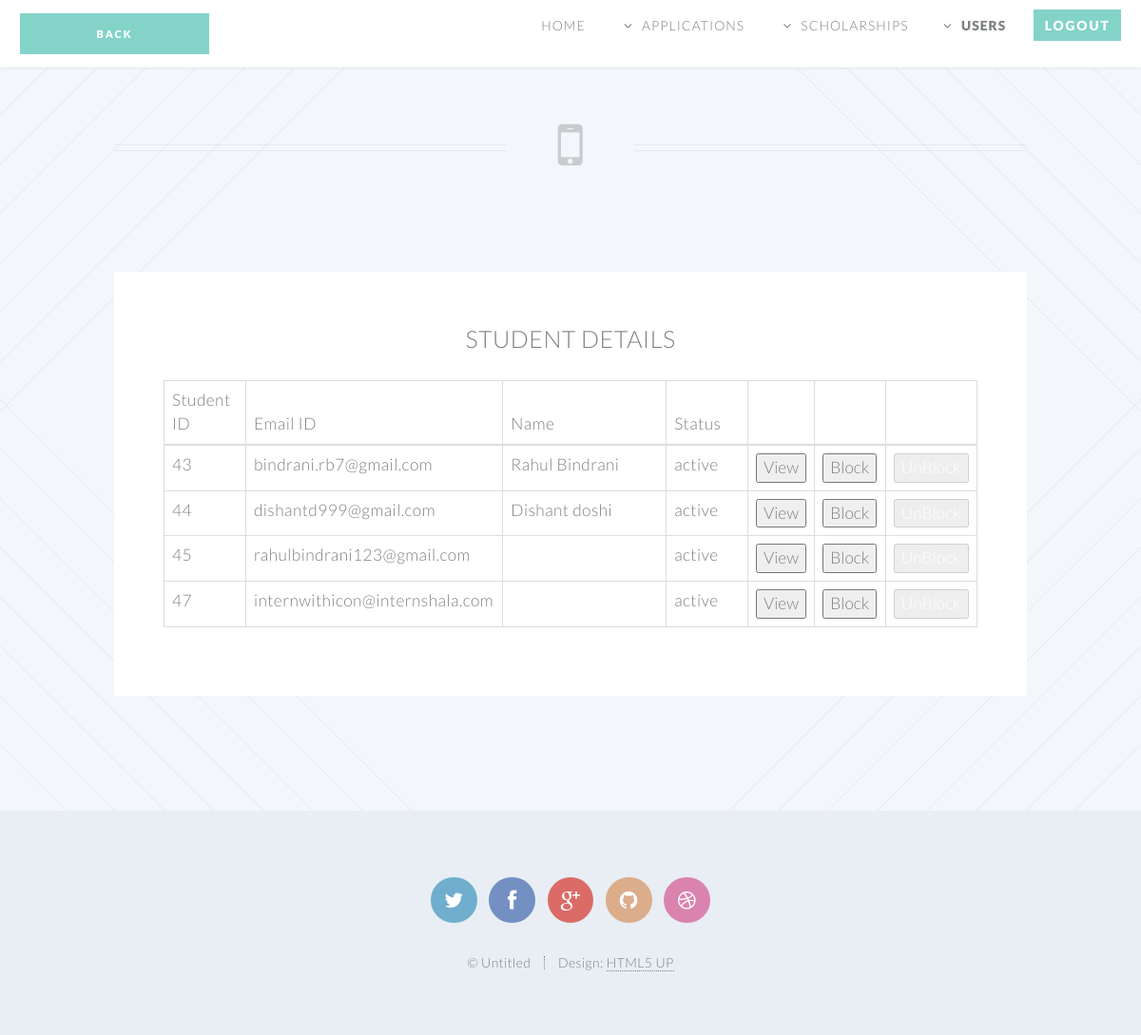
Page /tempStudentShow.php on the committed database.
### tables this page shows
CREATE TABLE `student` (
  `studentID` int(11) NOT NULL,
  `upMail` varchar(255) NOT NULL,
  `password` text NOT NULL,
  `firstName` varchar(255) NOT NULL,
  `middleName` varchar(255) NOT NULL,
  `lastName` varchar(255) NOT NULL,
  `nationality` varchar(255) DEFAULT NULL,
  `gender` varchar(255) DEFAULT NULL,
  `birthDate` date DEFAULT NULL,
  `birthPlace` varchar(255) DEFAULT NULL,
  `presStreetAddr` varchar(255) DEFAULT NULL,
  `presProvCity` varchar(255) DEFAULT NULL,
  `presRegion` varchar(255) DEFAULT NULL,
  `permStreetAddr` varchar(255) DEFAULT NULL,
  `permProvCity` varchar(255) DEFAULT NULL,
  `permRegion` varchar(255) DEFAULT NULL,
  `contactNo` varchar(20) DEFAULT NULL,
  `dept` varchar(255) NOT NULL,
  `college` varchar(255) NOT NULL,
  `status` varchar(20) NOT NULL DEFAULT 'active'
);

### tempStudentShow.php (the view, shortened to what this page needs)
<!DOCTYPE HTML>
<html>
  <head>
      <link href="../css/bootstrap.min.css" rel="stylesheet">
      <link href="../css/main.css" rel="stylesheet">
  </head>
  <body class = "no-sidebar">
    <div id = "page-wrapper">
        <header id = "header">
          <h1 id = "logo"><a href = "javascript:history.back()" class="button special">Back</a></h1>
          <nav id = "nav">
            <ul>
              <li class = ""><a href = "tempAdmin.php">Home</a></li>
              <li class = "submenu">
                <a href = "#">Applications</a>
              </li>
              <li class = "submenu">
                <a href = "tempScholarship.php">Scholarships</a>
              </li><li class = "submenu current">
                <a href = "">Users</a>
              </li>
              <li><a href = "../backend/logout.php" class = "button special">Logout</a></li>
            </ul>
          </nav>
        </header>
				<article id="main">
					<header class="special container">
						<span class="icon fa-mobile"></span>
					</header>
						<section class="wrapper style4 container">
								<div class="content">
									<section>
                      <h1 style="text-align:center; font-size:25px">Student Details</h1>
                      <?php
                        $conn = new mysqli("localhost","root","","sms");
                        $sql = "SELECT * FROM student";
                        $result = $conn->query($sql);
                        if ($result->num_rows > 0) {
                          ?>
                          <table class="table table-bordered">
                            <thead>
                                <tr>
                                    <th style="width:10%">Student ID</th>
                                    <th style="width:30%">Email ID</th>
                                    <th style="width:20%">Name</th>
                                    <th style="width:10%">Status</th>
                                    <th style="width:7%"></th>
                                    <th style="width:7%"></th>
                                    <th style="width:7%"></th>
                                </tr>
                            </thead>
                            <tbody>
                          <?php
                            while($row = $result->fetch_assoc()) {
                                $studentID =$row['studentID'];
                                $email = $row['upMail'];
                                $name = $row['firstName']." ".$row['lastName'];
                                $status = $row['status'];
                            ?>
                                <tr>
                                  <td><?php echo $studentID; ?></td>
                                  <td><?php echo $email; ?></td>
                                  <td><?php echo $name; ?></td>
                                  <td><?php echo $status; ?></td>
                                  <td>
                                    <form action="adminShowUser.php" method="post">
                                      <button name="showUser" value="showStudent">View</button>
                                    </form>
                                  </td>
                                  <td>
                                    <form name="blockform" method="post" onsubmit="confirmblock(this)" action="../backend/adminBlockUser.php">
                                      <button  name="blockUser" id="blockUserbtn" value="blockStudent" <?php if($row['status'] === "inactive"){
                                        echo "disabled";
                                        echo " style = 'color:#fff'";
                                      } ?>>Block</button>
                                    </form>
                                  </td>
                                  <td>
                                    <form name="unblockform" action="../backend/adminUnblockUser.php" onsubmit="confirmunblock(this)"  method="post">
                                      <button name="unblockUser" id="unblockUserbtn" value="unblockStudent" <?php if($row['status'] === "active"){
                                        echo "disabled";
                                        echo " style = 'color:#fff'";
                                      } ?>>UnBlock</button>
                                    </form>
                                  </td>
                                </tr>
                            <?php } ?>
                          </tbody>
                        </table>
                        <?php
                          } else {
                              echo "No result";
                          }
                      ?>
									</section>
								</div>
						</section>
				</article>
				<footer id="footer">
					<ul class="icons">
						<li><a href="#" class="icon circle fa-twitter"><span class="label">Twitter</span></a></li>
						<li><a href="#" class="icon circle fa-facebook"><span class="label">Facebook</span></a></li>
						<li><a href="#" class="icon circle fa-google-plus"><span class="label">Google+</span></a></li>
						<li><a href="#" class="icon circle fa-github"><span class="label">Github</span></a></li>
						<li><a href="#" class="icon circle fa-dribbble"><span class="label">Dribbble</span></a></li>
					</ul>
					<ul class="copyright">
						<li>&copy; Untitled</li><li>Design: <a href="http://html5up.net">HTML5 UP</a></li>
					</ul>
				</footer>
		</div>
	</body>
</html>

### rows in the picture
student: studentID "43", upMail "bindrani.rb7@gmail.com", name "Rahul Bindrani", status "active"
student: studentID "44", upMail "dishantd999@gmail.com", name "Dishant doshi", status "active"
student: studentID "45", upMail "rahulbindrani123@gmail.com", status "active"
student: studentID "47", upMail "internwithicon@internshala.com", status "active"
